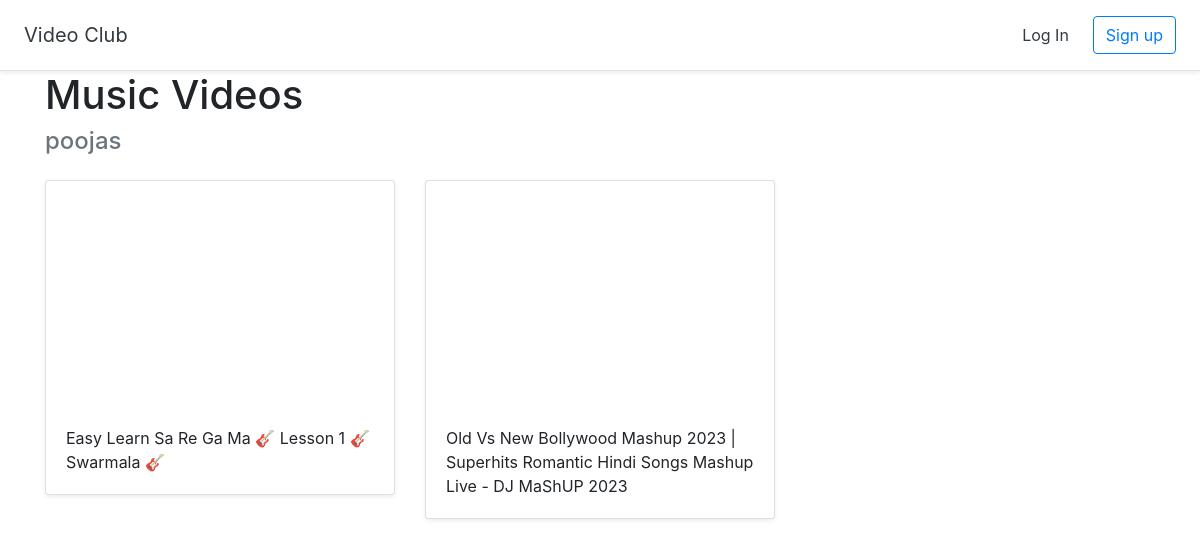
Page /clubofframe/7 on the committed database.
### club/models.py (models this page shows)
class Club(models.Model):
    title =models.CharField(max_length=255)
    user = models.ForeignKey(User, on_delete=models.CASCADE, null=True) #Have one issue with null.. no need of null=True but need to check

class Video(models.Model):
    title =models.CharField(max_length=255)
    url = models.URLField()
    youtube_id = models.CharField(max_length=255)
    club = models.ForeignKey(Club, on_delete=models.CASCADE)

### club/views.py (the view)
# urls.py: path('clubofframe/<int:pk>', views.DetailClub.as_view(), name='detail_club'),
class DetailClub(generic.DetailView):
    model = Club
    template_name = 'detail_club.html'

### club/templates/detail_club.html (shortened to what this page needs)
{% extends 'base.html' %}
{% block content %}
<div class='container'>
    <h1> {{ club.title }} </h1>
    <h4 class="text-muted"> {{ club.user.username }} </h4>
    <div class="row">
      {% for video in club.video_set.all %}
      <div class="col-md-4 mt-3">
        <div class="card mb-4 shadow-sm">
          <iframe width="100%" height="225" src="https://www.youtube.com/embed/{{ video.youtube_id }}" frameborder="0" allow="accelerometer; autoplay; encrypted-media; gyroscope; picture-in-picture" allowfullscreen></iframe>
          <div class="card-body">
            <p class="card-text">{{ video.title }}</p>
          </div>
        </div>
      </div>
      {% endfor %}
    </div>
</div>
{% endblock %}

### rows in the picture
Club: title "Music Videos", user.username "poojas"
Video: title "Easy Learn Sa Re Ga Ma 🎸 Lesson 1 🎸 Swarmala 🎸"
Video: title "Old Vs New Bollywood Mashup 2023 | Superhits Romantic Hindi Songs Mashup Live - DJ MaShUP 2023"
